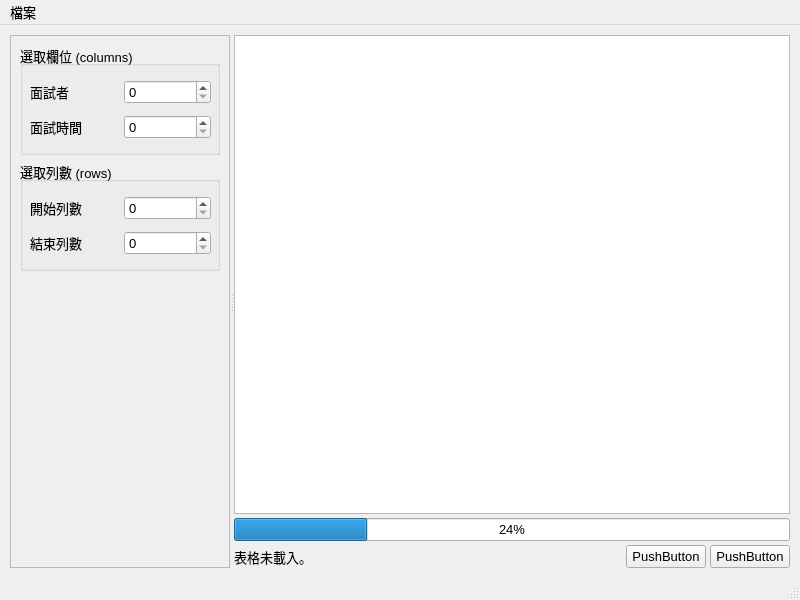
<?xml version="1.0" encoding="UTF-8"?>
<ui version="4.0">
 <class>MainWindow</class>
 <widget class="QMainWindow" name="MainWindow">
  <property name="geometry">
   <rect>
    <x>0</x>
    <y>0</y>
    <width>800</width>
    <height>600</height>
   </rect>
  </property>
  <property name="font">
   <font>
    <pointsize>10</pointsize>
   </font>
  </property>
  <property name="windowTitle">
   <string>MainWindow</string>
  </property>
  <widget class="QWidget" name="centralwidget">
   <layout class="QHBoxLayout" name="horizontalLayout">
    <property name="spacing">
     <number>5</number>
    </property>
    <property name="leftMargin">
     <number>10</number>
    </property>
    <property name="topMargin">
     <number>10</number>
    </property>
    <property name="rightMargin">
     <number>10</number>
    </property>
    <property name="bottomMargin">
     <number>10</number>
    </property>
    <item>
     <widget class="QSplitter" name="splitter">
      <property name="orientation">
       <enum>Qt::Horizontal</enum>
      </property>
      <widget class="QFrame" name="frame_side">
       <property name="sizePolicy">
        <sizepolicy hsizetype="Preferred" vsizetype="Preferred">
         <horstretch>0</horstretch>
         <verstretch>0</verstretch>
        </sizepolicy>
       </property>
       <property name="minimumSize">
        <size>
         <width>220</width>
         <height>0</height>
        </size>
       </property>
       <property name="maximumSize">
        <size>
         <width>220</width>
         <height>16777215</height>
        </size>
       </property>
       <property name="frameShape">
        <enum>QFrame::StyledPanel</enum>
       </property>
       <property name="frameShadow">
        <enum>QFrame::Raised</enum>
       </property>
       <layout class="QVBoxLayout" name="verticalLayout">
        <item>
         <widget class="QGroupBox" name="groupBox_cols">
          <property name="sizePolicy">
           <sizepolicy hsizetype="Fixed" vsizetype="Fixed">
            <horstretch>0</horstretch>
            <verstretch>0</verstretch>
           </sizepolicy>
          </property>
          <property name="minimumSize">
           <size>
            <width>200</width>
            <height>110</height>
           </size>
          </property>
          <property name="font">
           <font>
            <pointsize>10</pointsize>
           </font>
          </property>
          <property name="title">
           <string>選取欄位 (columns)</string>
          </property>
          <widget class="QWidget" name="layoutWidget">
           <property name="geometry">
            <rect>
             <x>10</x>
             <y>30</y>
             <width>181</width>
             <height>71</height>
            </rect>
           </property>
           <layout class="QGridLayout" name="gridLayout_cols">
            <item row="0" column="0">
             <widget class="QLabel" name="interviewee_label">
              <property name="text">
               <string>面試者</string>
              </property>
             </widget>
            </item>
            <item row="0" column="1">
             <widget class="AlphabetSpinBox" name="interviewee_spinbox"/>
            </item>
            <item row="1" column="0">
             <widget class="QLabel" name="timeslot_label">
              <property name="text">
               <string>面試時間</string>
              </property>
             </widget>
            </item>
            <item row="1" column="1">
             <widget class="AlphabetSpinBox" name="timeslot_spinbox"/>
            </item>
           </layout>
          </widget>
         </widget>
        </item>
        <item>
         <widget class="QGroupBox" name="groupBox_rows">
          <property name="sizePolicy">
           <sizepolicy hsizetype="Fixed" vsizetype="Fixed">
            <horstretch>0</horstretch>
            <verstretch>0</verstretch>
           </sizepolicy>
          </property>
          <property name="minimumSize">
           <size>
            <width>200</width>
            <height>110</height>
           </size>
          </property>
          <property name="font">
           <font>
            <pointsize>10</pointsize>
           </font>
          </property>
          <property name="title">
           <string>選取列數 (rows)</string>
          </property>
          <widget class="QWidget" name="layoutWidget">
           <property name="geometry">
            <rect>
             <x>10</x>
             <y>30</y>
             <width>181</width>
             <height>71</height>
            </rect>
           </property>
           <layout class="QGridLayout" name="gridLayout_rows">
            <item row="0" column="0">
             <widget class="QLabel" name="start_row_label">
              <property name="text">
               <string>開始列數</string>
              </property>
             </widget>
            </item>
            <item row="0" column="1">
             <widget class="QSpinBox" name="start_row_spinbox"/>
            </item>
            <item row="1" column="0">
             <widget class="QLabel" name="end_row_label">
              <property name="text">
               <string>結束列數</string>
              </property>
             </widget>
            </item>
            <item row="1" column="1">
             <widget class="QSpinBox" name="end_row_spinbox"/>
            </item>
           </layout>
          </widget>
         </widget>
        </item>
        <item>
         <spacer name="verticalSpacer">
          <property name="orientation">
           <enum>Qt::Vertical</enum>
          </property>
          <property name="sizeHint" stdset="0">
           <size>
            <width>20</width>
            <height>40</height>
           </size>
          </property>
         </spacer>
        </item>
       </layout>
      </widget>
      <widget class="QWidget" name="layoutWidget">
       <layout class="QVBoxLayout" name="verticalLayout_main">
        <property name="spacing">
         <number>4</number>
        </property>
        <item>
         <widget class="QTableWidget" name="preview_table">
          <property name="sizePolicy">
           <sizepolicy hsizetype="Expanding" vsizetype="Expanding">
            <horstretch>0</horstretch>
            <verstretch>0</verstretch>
           </sizepolicy>
          </property>
         </widget>
        </item>
        <item>
         <widget class="QProgressBar" name="progressBar">
          <property name="sizePolicy">
           <sizepolicy hsizetype="Expanding" vsizetype="Fixed">
            <horstretch>2</horstretch>
            <verstretch>0</verstretch>
           </sizepolicy>
          </property>
          <property name="value">
           <number>24</number>
          </property>
         </widget>
        </item>
        <item>
         <layout class="QHBoxLayout" name="horizontalLayout_main">
          <item>
           <widget class="QLabel" name="filename_label">
            <property name="text">
             <string>表格未載入。</string>
            </property>
           </widget>
          </item>
          <item>
           <spacer name="horizontalSpacer">
            <property name="orientation">
             <enum>Qt::Horizontal</enum>
            </property>
            <property name="sizeHint" stdset="0">
             <size>
              <width>288</width>
              <height>20</height>
             </size>
            </property>
           </spacer>
          </item>
          <item>
           <widget class="QPushButton" name="pushButton">
            <property name="text">
             <string>PushButton</string>
            </property>
            <property name="flat">
             <bool>false</bool>
            </property>
           </widget>
          </item>
          <item>
           <widget class="QPushButton" name="pushButton_2">
            <property name="text">
             <string>PushButton</string>
            </property>
           </widget>
          </item>
         </layout>
        </item>
       </layout>
      </widget>
     </widget>
    </item>
   </layout>
  </widget>
  <widget class="QMenuBar" name="menubar">
   <property name="geometry">
    <rect>
     <x>0</x>
     <y>0</y>
     <width>896</width>
     <height>22</height>
    </rect>
   </property>
   <widget class="QMenu" name="menu">
    <property name="title">
     <string>檔案</string>
    </property>
    <addaction name="open_action"/>
   </widget>
   <addaction name="menu"/>
  </widget>
  <widget class="QStatusBar" name="statusbar"/>
  <action name="open_action">
   <property name="text">
    <string>開啟</string>
   </property>
  </action>
 </widget>
 <customwidgets>
  <customwidget>
   <class>AlphabetSpinBox</class>
   <extends>QSpinBox</extends>
   <header location="global">alphabetspinbox.h</header>
  </customwidget>
 </customwidgets>
 <resources/>
 <connections/>
</ui>
